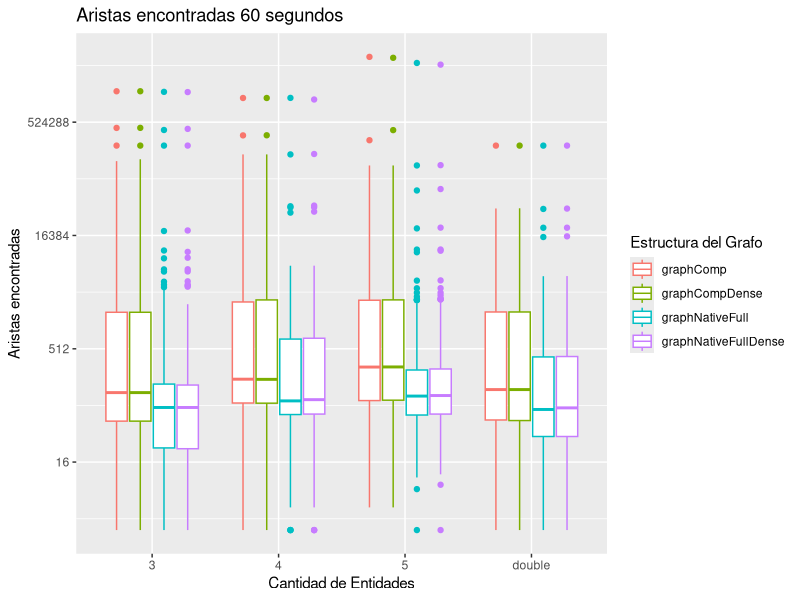

Source code (R):
## ---- chunk 1
library(ggplot2)
## ---- chunk 2
tiemposBusquedaCamino <- read.csv("datos/timePathFinding.csv", sep = ";")
#tBCgC <- read.csv("datos/timePathFinding/gC_latest-truthy.csv", sep = ";")
## ---- chunk 3
options(scipen = 999)
tiemposBusquedaCamino$memMegaByte = tiemposBusquedaCamino$Memoria / 1000000
#tiemposBusquedaCamino$grupos = "pares"
tiemposBusquedaCamino$Grupos[tiemposBusquedaCamino$Grupos == "penta"] <- "5"
tiemposBusquedaCamino$Grupos[tiemposBusquedaCamino$Grupos == "cuadra"] <- "4"
tiemposBusquedaCamino$Grupos[tiemposBusquedaCamino$Grupos == "triple"] <- "3"
#tiemposBusquedaCamino$Grupos[tiemposBusquedaCamino$Grupos == "double"] <- "2"
## ---- chunk 4
ggplot(tiemposBusquedaCamino, aes(x=Grupos, y=Aristas, color=Estructura)) + #fill=Estructura

  geom_boxplot() +

  labs(title= "Aristas encontradas 60 segundos",
       color = "Estructura del Grafo",
       y = "Aristas encontradas",
       x = "Cantidad de Entidades") +
  #
  #theme(plot.title = element_text(hjust = 0.5)) +
  #+ theme(axis.text.x = element_text(angle = 90, hjust = 1, vjust = 0.5))
  scale_y_continuous(trans='log2')#, breaks = c(2,4,8,16,32,64,128,256,512,1024,2048,4096))
# c(1000, 1000000, 1000000000)

#ggsave(plot = last_plot(), filename = "export/4_TiempoBusquedaCaminos.png", width=8, height=5, dpi=300)
#ggsave(plot = last_plot(), filename = "export/4_TiempoBusquedaCaminos.pdf", width=8, height=5, dpi=300)
# width=4, height=4, dpi=300
